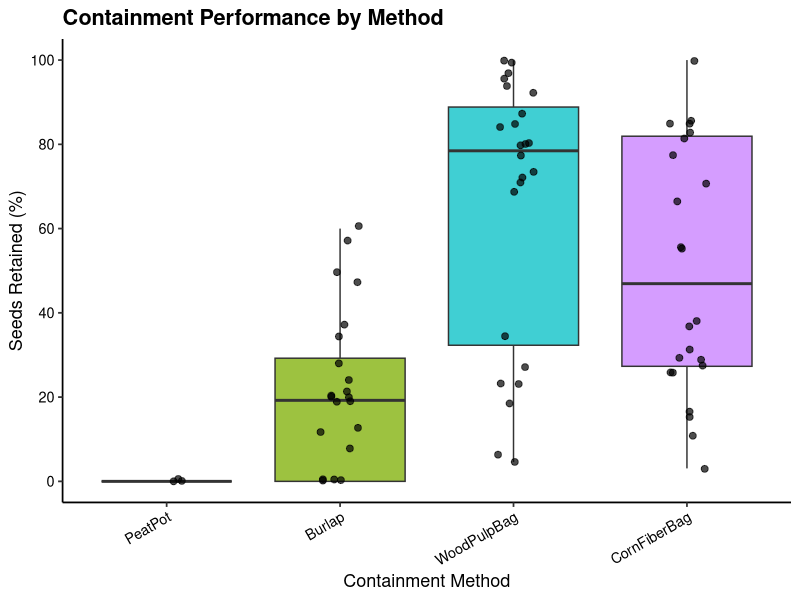
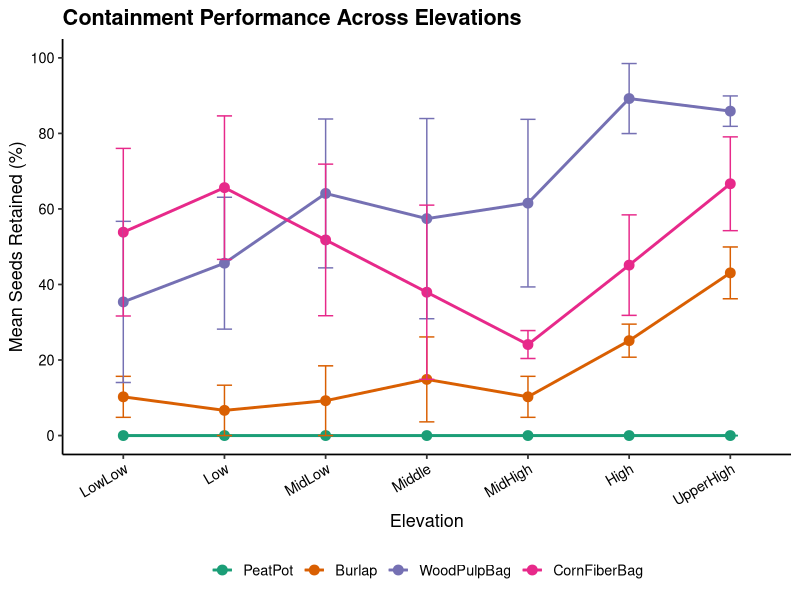
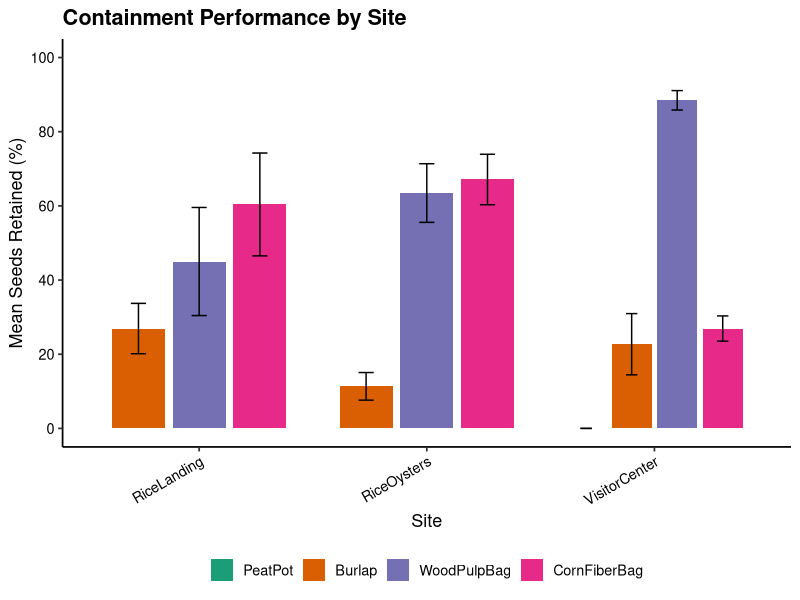
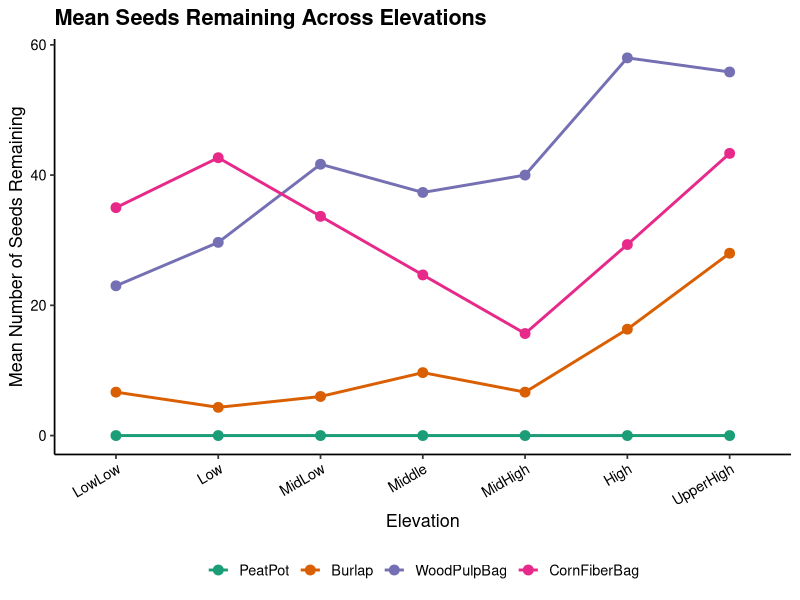

Reproduce these figures in R, in order.
library(readxl)
library(dplyr)
library(ggplot2)
library(emmeans)

dat <- read.csv("Containment.csv") %>%
  mutate(
    Site = factor(Site),
    Elevation = factor(Elevation,
                       levels = c("LowLow", "Low", "MidLow", "Middle",
                                  "MidHigh", "High", "UpperHigh")),
    Containment = relevel(factor(Containment), ref = "Burlap"),
    AllSeedsEnd = as.integer(AllSeedsEnd),
    SeedsStart = as.integer(SeedsStart)
  )

# Order elevations from lowest to highest
elevation_order <- c(
  "LowLow", "Low", "MidLow", "Middle",
  "MidHigh", "High", "UpperHigh"
)

# Clean data and calculate containment percentage
plot_data <- dat %>%
  mutate(
    Elevation = factor(Elevation, levels = elevation_order),
    Containment = factor(
      Containment,
      levels = c("PeatPot", "Burlap", "WoodPulpBag", "CornFiberBag")
    ),
    Site = factor(Site),
    Containment. = if_else(
      SeedsStart > 0,
      AllSeedsEnd / SeedsStart * 100,
      NA_real_
    )
  )
 
# Consistent graph theme
my_theme <- theme_classic(base_size = 13) +
  theme(
    axis.text.x = element_text(
      angle = 30, hjust = 1, color = "black"
    ),
    axis.text.y = element_text(color = "black"),
    legend.position = "bottom",
    legend.title = element_blank(),
    plot.title = element_text(face = "bold")
  )

# GRAPH 1: Containment percentage by method
ggplot(
  plot_data,
  aes(x = Containment, y = Containment., fill = Containment)
) +
  geom_boxplot(alpha = 0.75, outlier.shape = NA) +
  geom_jitter(width = 0.12, alpha = 0.7, size = 2) +
  scale_y_continuous(limits = c(0, 100), breaks = seq(0, 100, 20)) +
  labs(
    title = "Containment Performance by Method",
    x = "Containment Method",
    y = "Seeds Retained (%)"
  ) +
  my_theme +
  theme(legend.position = "none")


# GRAPH 2: Containment percentage across elevations
ggplot(
  plot_data,
  aes(
    x = Elevation,
    y = Containment.,
    color = Containment,
    group = Containment
  )
) +
  stat_summary(fun = mean, geom = "line", linewidth = 1) +
  stat_summary(fun = mean, geom = "point", size = 3) +
  stat_summary(
    fun.data = mean_se,
    geom = "errorbar",
    width = 0.15
  ) +
  scale_y_continuous(limits = c(0, 100), breaks = seq(0, 100, 20)) +
  scale_color_brewer(palette = "Dark2", na.translate = FALSE) +
  labs(
    title = "Containment Performance Across Elevations",
    x = "Elevation",
    y = "Mean Seeds Retained (%)"
  ) +
  my_theme


# GRAPH 3: Containment percentage by site and method
ggplot(
  plot_data,
  aes(
    x = Site,
    y = Containment.,
    fill = Containment
  )
) +
  stat_summary(
    fun = mean,
    geom = "col",
    position = position_dodge(width = 0.8),
    width = 0.7
  ) +
  stat_summary(
    fun.data = mean_se,
    geom = "errorbar",
    position = position_dodge(width = 0.8),
    width = 0.2
  ) +
  scale_y_continuous(limits = c(0, 100), breaks = seq(0, 100, 20)) +
  scale_fill_brewer(palette = "Dark2") +
  labs(
    title = "Containment Performance by Site",
    x = "Site",
    y = "Mean Seeds Retained (%)"
  ) +
  my_theme


# GRAPH 4: Mean number of seeds remaining by elevation and method
ggplot(
  plot_data,
  aes(
    x = Elevation,
    y = AllSeedsEnd,
    color = Containment,
    group = Containment
  )
) +
  stat_summary(fun = mean, geom = "line", linewidth = 1) +
  stat_summary(fun = mean, geom = "point", size = 3) +
  scale_color_brewer(palette = "Dark2") +
  labs(
    title = "Mean Seeds Remaining Across Elevations",
    x = "Elevation",
    y = "Mean Number of Seeds Remaining"
  ) +
  my_theme
